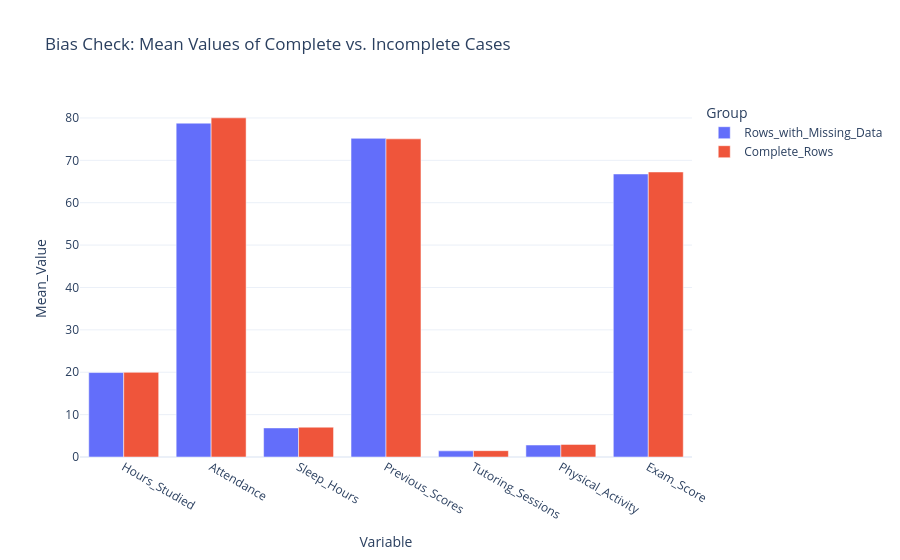

Here is the notebook cell this chart was saved with:
### Code cell
#Extract the mean columns from the summary stats
avg_missing = missing_na_df.describe().loc['mean']
avg_clean = no_missing_na_df.describe().loc['mean']

#Creating a dataframe with missing row values and complete rows mean to visualize the plot data
comparison_df = pd.DataFrame({
    'Variable': avg_missing.index,
    'Rows_with_Missing_Data': avg_missing.values,
    'Complete_Rows': avg_clean.values
})

#Creating a plotly plot
plot_data = comparison_df.melt(id_vars='Variable', 
                               var_name='Group', 
                               value_name='Mean_Value')
fig = px.bar(plot_data, 
             x='Variable', 
             y='Mean_Value', 
             color='Group', 
             barmode='group',
             title='Bias Check: Mean Values of Complete vs. Incomplete Cases',
             template='plotly_white')

fig.show()

### Figure 1 — Plotly figure (JSON) as saved in the notebook; plotly's stock layout.template omitted (floating-point values rounded to 4 significant figures)
{"data": [{"alignmentgroup": "True", "hovertemplate": "Group=Rows_with_Missing_Data<br>Variable=%{x}<br>Mean_Value=%{y}<extra></extra>", "legendgroup": "Rows_with_Missing_Data", "marker": {"color": "#636efa", "pattern": {"shape": ""}}, "name": "Rows_with_Missing_Data", "offsetgroup": "Rows_with_Missing_Data", "orientation": "v", "showlegend": true, "textposition": "auto", "type": "bar", "x": ["Hours_Studied", "Attendance", "Sleep_Hours", "Previous_Scores", "Tutoring_Sessions", "Physical_Activity", "Exam_Score"], "xaxis": "x", "y": [19.93, 78.77, 6.865, 75.19, 1.45, 2.825, 66.78], "yaxis": "y"}, {"alignmentgroup": "True", "hovertemplate": "Group=Complete_Rows<br>Variable=%{x}<br>Mean_Value=%{y}<extra></extra>", "legendgroup": "Complete_Rows", "marker": {"color": "#EF553B", "pattern": {"shape": ""}}, "name": "Complete_Rows", "offsetgroup": "Complete_Rows", "orientation": "v", "showlegend": true, "textposition": "auto", "type": "bar", "x": ["Hours_Studied", "Attendance", "Sleep_Hours", "Previous_Scores", "Tutoring_Sessions", "Physical_Activity", "Exam_Score"], "xaxis": "x", "y": [19.98, 80.02, 7.035, 75.07, 1.495, 2.973, 67.25], "yaxis": "y"}], "layout": {"barmode": "group", "legend": {"title": {"text": "Group"}, "tracegroupgap": 0}, "title": {"text": "Bias Check: Mean Values of Complete vs. Incomplete Cases"}, "xaxis": {"anchor": "y", "domain": [0, 1], "title": {"text": "Variable"}}, "yaxis": {"anchor": "x", "domain": [0, 1], "title": {"text": "Mean_Value"}}}}
